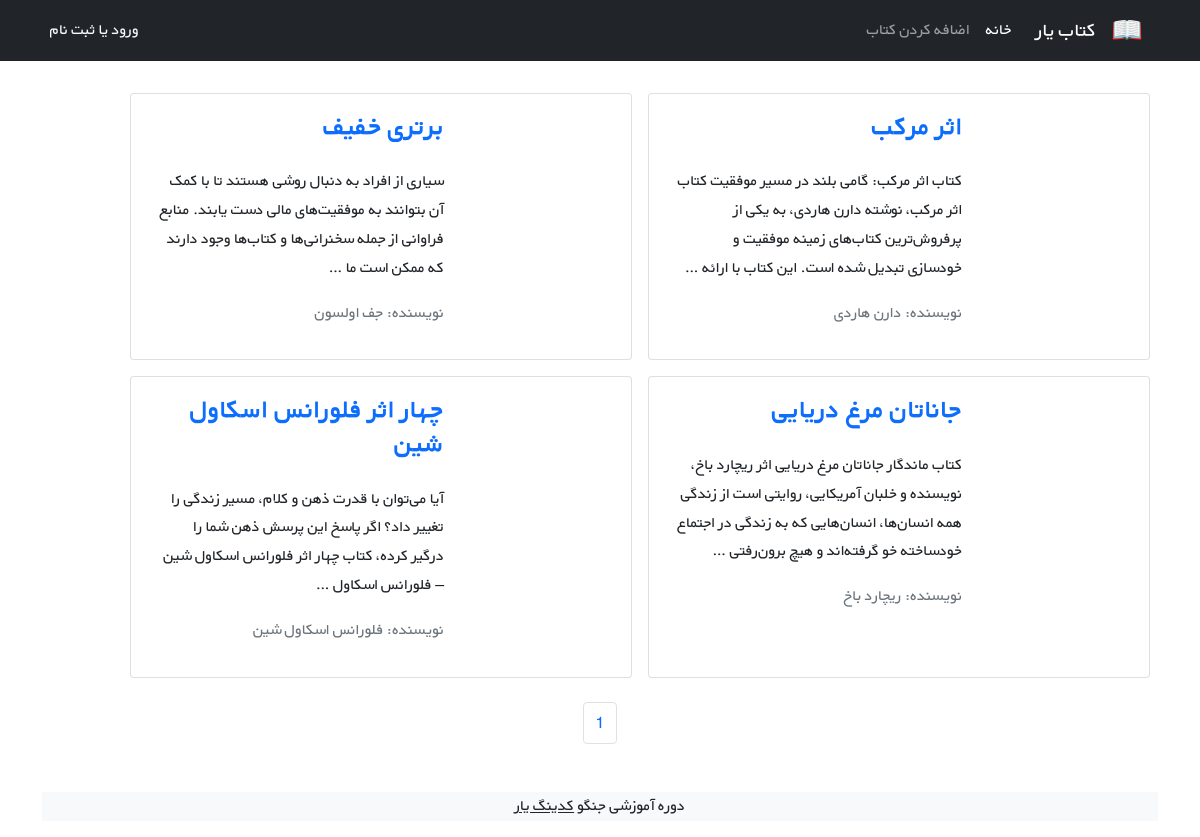
The page /books/ on the database as committed earlier.
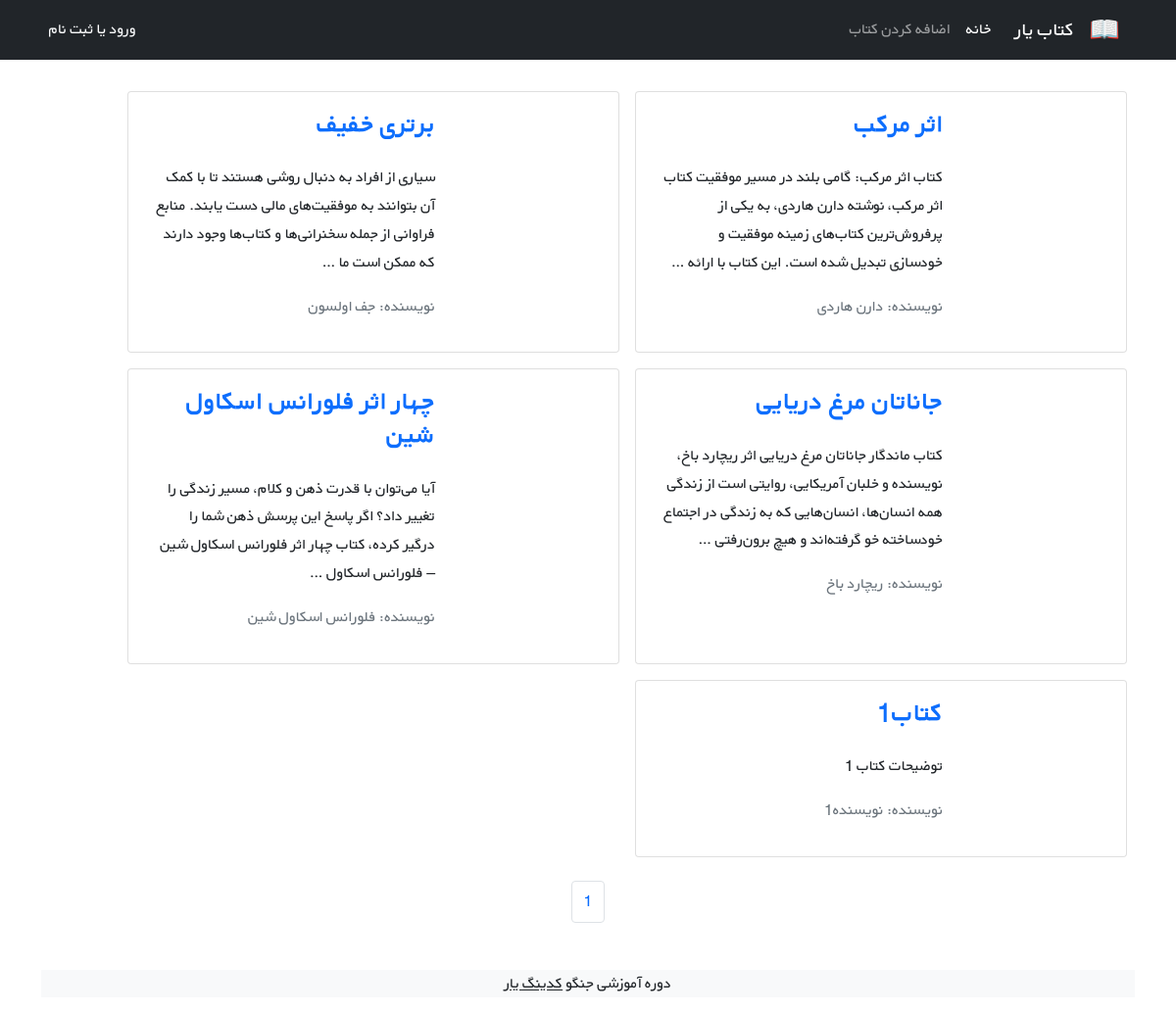
The same page on the database as committed later.
### books/models.py (models this page shows, shortened)
class Book(models.Model):
    title = models.CharField(max_length=200)
    author = models.CharField(max_length=200)
    description = models.TextField()
    price = models.DecimalField(max_digits=5, decimal_places=2)
    cover = models.ImageField(upload_to='covers/', blank=True)
    def get_absolute_url(self):
        return reverse("book_detail", args=[self.id])

### books/views.py (the view)
# urls.py: path('', views.BookListView.as_view(), name='book_list'),
class BookListView(generic.ListView):
    model = Book
    paginate_by = 6
    template_name = 'books/book_list.html'
    context_object_name = 'books'

### books/templates/books/book_list.html (shortened to what this page needs)
{% extends '_base.html' %}
{% block content %}
  <div class="container mt-4">
    <div class="row flex-row-reverse">
      {% for book in books %}
        <div class="card m-2" style="max-width: 45%">
          <div class="row g-0 h-100" dir="rtl">
            <div class="col-md-4">
            </div>
            <div class="col-md-8 h-100">
              <div class="d-flex flex-column justify-content-between h-100">
                <div class="card-body">
                  <a class="text-decoration-none" href="{{ book.get_absolute_url }}"><h3 class="card-title"><strong>{{ book.title }}</strong></h3></a>
                  <p class="card-text pt-3">{{ book.description|truncatewords:30 }}</p>
                  <p class="text-muted">نویسنده: {{ book.author }}</p>
                </div>
              </div>
            </div>
          </div>
        </div>
      {% endfor %}
    </div>
  </div>
  <nav aria-label="Page navigation">
    <ul class="pagination justify-content-center mt-3">
      <li class="page-item">
        <a class="page-link" href="#">{{ page_obj.number }}</a>
      </li>
    </ul>
  </nav>
  <footer class="bg-light text-center text-lg-start mt-5">
    <div class="text-center bg-grey">
      <p>
        دوره آموزشی جنگو <a class="text-dark" href="https://codingyar.com/" target="_blank">کدینگ یار</a>
      </p>
    </div>
  </footer>
{% endblock %}

Rows that differ between the two databases and show on the page:
added Book: title "کتاب1", description "توضیحات کتاب 1", author "نویسنده1"
